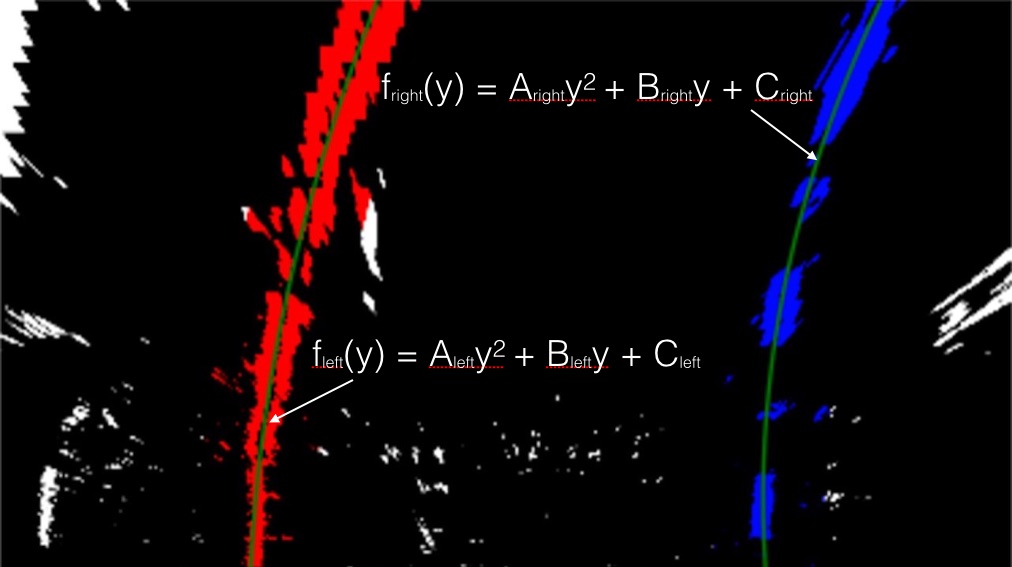
#> input picture examples/color_fit_lines.jpg, 1012 x 567 px; its folder holds only this picture in this run
$ python -i methods_sliding_window.py   (imports and definitions only)   (Python 2 division)   (older library calls are emulated)
#> lines starting #> are read from the running program, lines starting #| are printed output that depends on the picture; after the words box and inside, x2 and y2 are one past the last pixel; in counts of white or black regions, pixels touching at a corner belong together
### methods.py
import numpy as np
import cv2
import glob
import matplotlib.pyplot as plt
import matplotlib.image as mpimg
import pickle
from moviepy.editor import VideoFileClip
from tqdm import tqdm

def load_calibration():
    calib = pickle.load(open("calibration.pkl", "rb"))
    print("Calibration Loaded")
    return calib[0], calib[1]

#load calibration
mtx, dist = load_calibration()
#> (reads calibration.pkl from the repository)

img_size = (1280, 720)

def load_transforms():
    #load perspective vars
    src = np.float32([[  585.0-10,  460.0],
               [ 0.0,  720.0],
               [ 1280.0,  720.0],
               [ 695.0+10,  460.0]])

    dst = np.float32([[320, 0],
                      [320, 720],
                      [960, 720],
                        [960, 0]])

    M = cv2.getPerspectiveTransform(src, dst)
    Minv = cv2.getPerspectiveTransform(dst, src)
    return M, Minv

M, Minv = load_transforms()

def undistort(img):
    undist = cv2.undistort(img, mtx, dist)
    return undist

def fast_unwarp_lane(img):
    global dist, mtx, img_size
    undist = cv2.undistort(img, mtx, dist)
    out = cv2.warpPerspective(undist, M, img_size, flags=cv2.INTER_LINEAR)
    return out

# [39 lines left out: functions fast_warp_lane, process_video, plot_images, plot_images_save, not called in this run]

def abs_sobel_thresh(img_gray, orient='x', ksize=3,  thresh=(20,100)):
    sobel = None
    if orient=='x':
        sobel = cv2.Sobel(img_gray, cv2.CV_64F, 1, 0, ksize=ksize)
    else:
        sobel = cv2.Sobel(img_gray, cv2.CV_64F, 0, 1, ksize=ksize)
    abs_sobel = np.absolute(sobel)
    scaled = np.uint8(255*abs_sobel/np.max(abs_sobel))

    binary_output = np.zeros_like(scaled)
    binary_output[(scaled >= thresh[0]) & (scaled <= thresh[1])] = 1

    return binary_output

def mag_thresh(gray, ksize=9, thresh=(20,80)):
    sobelx = cv2.Sobel(gray, cv2.CV_64F, 1, 0, ksize=ksize)
    sobely = cv2.Sobel(gray, cv2.CV_64F, 0, 1, ksize=ksize)
    abssolxy = np.sqrt(sobelx ** 2 + sobely ** 2)
    scaledxy = (abssolxy*255/np.max(abssolxy)).astype(np.uint8)
    binary_output = np.zeros_like(scaledxy)
    binary_output[(scaledxy >= thresh[0]) & (scaledxy <= thresh[1])] = 1
    return binary_output

def dir_thresh(gray, ksize=15, thresh=(0.0, np.pi/2)):
    sobelx = cv2.Sobel(gray, cv2.CV_64F, 1, 0, ksize=ksize)
    abssobelx = np.absolute(sobelx)
    sobely = cv2.Sobel(gray, cv2.CV_64F, 0, 1, ksize=ksize)
    abssobely = np.absolute(sobely)

    abssobelxy = np.arctan2(abssobely,abssobelx)

    binary_output = np.zeros(abssobelxy.shape, dtype=np.uint8)
    binary_output[(abssobelxy >= thresh[0]) & (abssobelxy <= thresh[1])] = 1
    return binary_output

def hsv_select(image_hsv):
    i_h = image_hsv[:,:,0]
    i_s = image_hsv[:,:,1]
    i_v = image_hsv[:,:,2]

    i_h = cv2.equalizeHist(i_h)
    i_s = cv2.equalizeHist(i_s)
    i_v = cv2.equalizeHist(i_v)

    res = np.zeros_like(i_h).astype(np.uint8)
    res[(i_s > 200)  & (i_v > 150) ]  = 1 #yellow only
    res[(i_s<80) & (i_v > 240)]  = 1 #white only

    return res

def hsv_debug(img):
    img_hsv = cv2.cvtColor(img, cv2.COLOR_RGB2HSV)
    i_h = img_hsv[:,:,0]
    i_s = img_hsv[:,:,1]
    i_v = img_hsv[:,:,2]

    i_h_e = cv2.equalizeHist(i_h)
    i_s_e = cv2.equalizeHist(i_s)
    i_v_e = cv2.equalizeHist(i_v)

    return i_h_e, i_s_e, i_v_e

def apply_stage_1(img_gray):
    x_image = abs_sobel_thresh(img_gray, orient='x', ksize=3, thresh=(20,200))
    y_image = abs_sobel_thresh(img_gray, orient='y', ksize=3, thresh=(20,200))
    xy_image = mag_thresh(img_gray, ksize=9, thresh=(20,100))
    dir_image = dir_thresh(img_gray, ksize=9, thresh=(0.7, 1.3))

    img_stage_1 = np.zeros_like(x_image)
    img_stage_1[(x_image == 1) | ((xy_image == 1) & (dir_image == 1))]  = 1 #dir_image is not working after lot of trials and error.
    #img_stage_1[((x_image == 1) | (y_image == 1))]  = 1
    return img_stage_1

def apply_thresholds(img):
    img = cv2.undistort(img, mtx, dist, None, mtx)
    img_hsv = cv2.cvtColor(img, cv2.COLOR_RGB2HSV)
    img_hsv_s = cv2.equalizeHist(img_hsv[:,:,2])

    stage_1 = apply_stage_1(img_hsv_s) #sending S channel as gray for sobel thresholding
    stage_2 = hsv_select(img_hsv)

    # hsv is generally better overall. x/y only on certain occasions.
    #res = (stage_1 * 72) + (stage_2 * 182) # lot of trials, got this. hsv is prominent, but xy sobel is when hsv is not working.
    res = stage_1 + stage_2
    binary_out = np.zeros_like(res)
    binary_out[res > 100] = 1
    return res, stage_1, stage_2

### methods_sliding_window.py

import numpy as np
import cv2
import glob
import matplotlib.pyplot as plt
import matplotlib.image as mpimg
import pickle
from moviepy.editor import VideoFileClip
from tqdm import tqdm
from methods import *


class Line:
    def __init__(self):
        self.lane_inds = []
        #polynomial coefficients averaged over the last n iterations
        self.best_fit = None
        #polynomial coefficients for the most recent fit
        self.current_fit = np.array([False])
        self.previous_fit = []
        #radius of curvature of the line in some units
        self.radius_of_curvature = 0
        #error between current_fit and previous_fit
        self.curr_err = 0.0

class Lane:


    def __init__(self):
        self.left = Line()
        self.right = Line()
        self.debug_image = np.zeros((1080, 1920, 3), dtype=np.uint8)

    def binary_warped(self, img):
        res, st1, st2 = apply_thresholds(img)
        res_rgb = np.dstack((res, res, res))*255
        st1_rgb = np.dstack((st1, st1, st1))*255
        st2_rgb = np.dstack((st2, st2, st2))*255
        lane = fast_unwarp_lane(res_rgb)
        st1_uw = fast_unwarp_lane(st1_rgb)
        st2_uw = fast_unwarp_lane(st2_rgb)

        binary_warped = lane[:,:,2]


        #following only used for debugging pipeline
        self.debug_image[840:1080,   0:320] = cv2.resize(st1_uw, (320, 240), interpolation=cv2.INTER_AREA)
        self.debug_image[840:1080, 320:640] = cv2.resize(st2_uw, (320, 240), interpolation=cv2.INTER_AREA)
        self.debug_image[840:1080, 640:960] = cv2.resize(lane, (320, 240), interpolation=cv2.INTER_AREA)


        cv2.rectangle(self.debug_image,(0,840),(320,1080),(0,255,255), 2)
        cv2.rectangle(self.debug_image,(320,840),(640,1080),(0,255,255), 2)
        cv2.rectangle(self.debug_image,(640,840),(960,1080),(0,255,255), 2)

        a,b,c = hsv_debug(img)
        a = fast_unwarp_lane(np.dstack((a,a,a))*255)
        b = fast_unwarp_lane(np.dstack((b,b,b))*255)
        c = fast_unwarp_lane(np.dstack((c,c,c))*255)
        self.debug_image[0:240, 1600:1920] = cv2.resize(a, (320, 240), interpolation=cv2.INTER_AREA)
        self.debug_image[240:480,  1600:1920] = cv2.resize(b, (320, 240), interpolation=cv2.INTER_AREA)
        self.debug_image[480:720,  1600:1920] = cv2.resize(c, (320, 240), interpolation=cv2.INTER_AREA)

        return binary_warped

    def sliding_window(self, img):
        binary_warped = self.binary_warped(img)

        if self.left.current_fit.size > 0:
            out = self.sliding_first(binary_warped)
        else:
            out = self.sliding_next(binary_warped)

        self.draw_search_window_area(binary_warped, d1=960, d2=1280) #plot before dropping fit
        self.process_fits()
        out = self.draw_projection(binary_warped)
        self.draw_search_window_area(binary_warped)

        return out


    def sliding_first(self, binary_warped):
        # Takins in binary warped, and returns sliding window drawn image with
        # left right inds colored

        # Take a histogram of the bottom half of the image
        histogram = np.sum(binary_warped[binary_warped.shape[0]/2:,:], axis=0)
        # Create an output image to draw on and  visualize the result
        out_img = np.dstack((binary_warped, binary_warped, binary_warped))*255
        # Find the peak of the left and right halves of the histogram
        # These will be the starting point for the left and right lines
        midpoint = np.int(histogram.shape[0]/2)
        leftx_base = np.argmax(histogram[:midpoint])
        rightx_base = np.argmax(histogram[midpoint:]) + midpoint

        # Choose the number of sliding windows
        nwindows = 9
        # Set height of windows
        window_height = np.int(binary_warped.shape[0]/nwindows)
        # Identify the x and y positions of all nonzero pixels in the image
        nonzero = binary_warped.nonzero()
        nonzeroy = np.array(nonzero[0])
        nonzerox = np.array(nonzero[1])
        # Current positions to be updated for each window
        leftx_current = leftx_base
        rightx_current = rightx_base
        # Set the width of the windows +/- margin
        margin = 100
        # Set minimum number of pixels found to recenter window
        minpix = 50
        # Create empty lists to receive left and right lane pixel indices
        self.left.lane_inds = []
        self.right.lane_inds = []

        # Step through the windows one by one
        for window in range(nwindows):
            # Identify window boundaries in x and y (and right and left)
            win_y_low = binary_warped.shape[0] - (window+1)*window_height
            win_y_high = binary_warped.shape[0] - window*window_height
            win_xleft_low = leftx_current - margin
            win_xleft_high = leftx_current + margin
            win_xright_low = rightx_current - margin
            win_xright_high = rightx_current + margin
            # Draw the windows on the visualization image
            cv2.rectangle(out_img,(win_xleft_low,win_y_low),(win_xleft_high,win_y_high),(0,255,0), 2)
            cv2.rectangle(out_img,(win_xright_low,win_y_low),(win_xright_high,win_y_high),(0,255,0), 2)
            # Identify the nonzero pixels in x and y within the window
            good_left_inds = ((nonzeroy >= win_y_low) & (nonzeroy < win_y_high) & (nonzerox >= win_xleft_low) & (nonzerox < win_xleft_high)).nonzero()[0]
            good_right_inds = ((nonzeroy >= win_y_low) & (nonzeroy < win_y_high) & (nonzerox >= win_xright_low) & (nonzerox < win_xright_high)).nonzero()[0]
            # Append these indices to the lists
            self.left.lane_inds.append(good_left_inds)
            self.right.lane_inds.append(good_right_inds)
            # If you found > minpix pixels, recenter next window on their mean position
            if len(good_left_inds) > minpix:
                leftx_current = np.int(np.mean(nonzerox[good_left_inds]))
            if len(good_right_inds) > minpix:
                rightx_current = np.int(np.mean(nonzerox[good_right_inds]))

        # Concatenate the arrays of indices
        self.left.lane_inds = np.concatenate(self.left.lane_inds)
        self.right.lane_inds = np.concatenate(self.right.lane_inds)

        # Extract left and right line pixel positions
        leftx = nonzerox[self.left.lane_inds]
        lefty = nonzeroy[self.left.lane_inds]
        rightx = nonzerox[self.right.lane_inds]
        righty = nonzeroy[self.right.lane_inds]

        # Fit a second order polynomial to each
        self.left.current_fit = np.polyfit(lefty, leftx, 2)
        self.right.current_fit = np.polyfit(righty, rightx, 2)

        # Generate x and y values for plotting
        ploty = np.linspace(0, binary_warped.shape[0]-1, binary_warped.shape[0] )
        left_fitx = self.left.current_fit[0]*ploty**2 + self.left.current_fit[1]*ploty + self.left.current_fit[2]
        right_fitx = self.right.current_fit[0]*ploty**2 + self.right.current_fit[1]*ploty + self.right.current_fit[2]

        out_img[nonzeroy[self.left.lane_inds], nonzerox[self.left.lane_inds]] = [255, 0, 0]
        out_img[nonzeroy[self.right.lane_inds], nonzerox[self.right.lane_inds]] = [0, 0, 255]

        return out_img

    # [20 lines left out: function sliding_next, not called in this run]


    def draw_search_window_area(self, binary_warped, d1=1280, d2=1600):
        # Create an image to draw on and an image to show the selection window
        out_img = np.dstack((binary_warped, binary_warped, binary_warped))*255
        window_img = np.zeros_like(out_img)
        nonzero = binary_warped.nonzero()
        nonzeroy = np.array(nonzero[0])
        nonzerox = np.array(nonzero[1])
        # Color in left and right line pixels
        out_img[nonzeroy[self.left.lane_inds], nonzerox[self.left.lane_inds]] = [255, 0, 0]
        out_img[nonzeroy[self.right.lane_inds], nonzerox[self.right.lane_inds]] = [0, 0, 255]

        # Generate x and y values for plotting
        ploty = np.linspace(0, binary_warped.shape[0]-1, binary_warped.shape[0] )
        left_fitx = self.left.current_fit[0]*ploty**2 + self.left.current_fit[1]*ploty + self.left.current_fit[2]
        right_fitx = self.right.current_fit[0]*ploty**2 + self.right.current_fit[1]*ploty + self.right.current_fit[2]
        # Generate a polygon to illustrate the search window area
        # And recast the x and y points into usable format for cv2.fillPoly()
        margin = 100
        left_line_window1 = np.array([np.transpose(np.vstack([left_fitx-margin, ploty]))])
        left_line_window2 = np.array([np.flipud(np.transpose(np.vstack([left_fitx+margin, ploty])))])
        left_line_pts = np.hstack((left_line_window1, left_line_window2))
        right_line_window1 = np.array([np.transpose(np.vstack([right_fitx-margin, ploty]))])
        right_line_window2 = np.array([np.flipud(np.transpose(np.vstack([right_fitx+margin, ploty])))])
        right_line_pts = np.hstack((right_line_window1, right_line_window2))

        # Draw the lane onto the warped blank image
        cv2.fillPoly(window_img, np.int_([left_line_pts]), (0,255, 0))
        cv2.fillPoly(window_img, np.int_([right_line_pts]), (0,255, 0))
        result = cv2.addWeighted(out_img, 1, window_img, 0.3, 0)

        self.debug_image[840:1080, d1:d2] = cv2.resize(result, (320, 240), interpolation=cv2.INTER_AREA)
        cv2.rectangle(self.debug_image,(960,840),(1280,1080),(0,255,255), 2)

        return result

    def process_fits(self):
        last_n = 5

        #measure the error between fits and store into curr_err.
        if self.left is not None and self.left.current_fit is not None and len(self.left.previous_fit)>0:
            # [5 lines of commented-out code are left out]
            err_p = np.mean((self.left.current_fit - self.left.previous_fit[-1])**2) #/np.sum(right_fit_prev[0]**2)
            err_p = np.sqrt(err_p)
            self.left.curr_err = err_p

            #right_fitx = self.right.current_fit[0]*ploty**2 + self.right.current_fit[1]*ploty + self.right.current_fit[2]
            #right_prev_fitx = self.right.previous_fit[-1][0]*ploty**2 + self.right.previous_fit[-1][1]*ploty + self.right.previous_fit[-1][2]
            #err_p = np.mean((right_fitx - right_prev_fitx)**2) #/np.sum(right_fit_prev[0]**2)
            err_p = np.mean((self.right.current_fit - self.right.previous_fit[-1])**2) #/np.sum(right_fit_prev[0]**2)
            err_p = np.sqrt(err_p)
            self.right.curr_err = err_p
        else:
            self.left.curr_err = 0.0
            self.right.curr_err = 0.0

            #if error is too high, drop the current_fit and use previous_fit
        if self.left.curr_err > 50.0:
            self.left.current_fit = self.left.best_fit

        if self.right.curr_err > 50.0:
            self.right.current_fit = self.right.best_fit

            #average the fit over last_n iterations
        self.left.previous_fit.append(self.left.current_fit)
        if len(self.left.previous_fit) > last_n:
            self.left.previous_fit = self.left.previous_fit[1:]
        self.left.best_fit = np.average(self.left.previous_fit, axis=0)


        self.right.previous_fit.append(self.right.current_fit)
        if len(self.right.previous_fit) > last_n:
            self.right.previous_fit = self.right.previous_fit[1:]
        self.right.best_fit = np.average(self.right.previous_fit, axis=0)

        #assign the best_fit / averate to current_fit for next steps
        self.left.current_fit = self.left.best_fit
        self.right.current_fit = self.right.best_fit


    # [45 lines left out: function draw_curvature, not called in this run]


    def draw_projection(self, binary_warped):
        #draws the projection and returns color image

        # Create an image to draw the lines on
        warp_zero = np.zeros_like(binary_warped).astype(np.uint8)
        color_warp = np.dstack((warp_zero, warp_zero, warp_zero))

        # Recast the x and y points into usable format for cv2.fillPoly()
        ploty = np.linspace(0, binary_warped.shape[0]-1, binary_warped.shape[0] )
        left_fitx = self.left.current_fit[0]*ploty**2 + self.left.current_fit[1]*ploty + self.left.current_fit[2]
        right_fitx = self.right.current_fit[0]*ploty**2 + self.right.current_fit[1]*ploty + self.right.current_fit[2]

        pts_left = np.array([np.transpose(np.vstack([left_fitx, ploty]))])
        pts_right = np.array([np.flipud(np.transpose(np.vstack([right_fitx, ploty])))])
        pts = np.hstack((pts_left, pts_right))

        cv2.fillPoly(color_warp, np.int_([pts]), (0,255, 0))

        self.debug_image[480:720, 1280:1600] = cv2.resize(color_warp, (320, 240), interpolation=cv2.INTER_AREA)

        return color_warp

    # [15 lines left out: function draw_lane_deviation, not called in this run]

>>> import cv2
>>> picture = cv2.imread('examples/color_fit_lines.jpg')
#> picture is the input picture: shape (567, 1012, 3); mean B, G, R 11.4, 8.2, 15.7
>>> result = Lane().sliding_window(picture)
#> in apply_stage_1, `x_image = abs_sobel_thresh(img_gray, orient='x', ksize=3, thresh=(20,2..`:
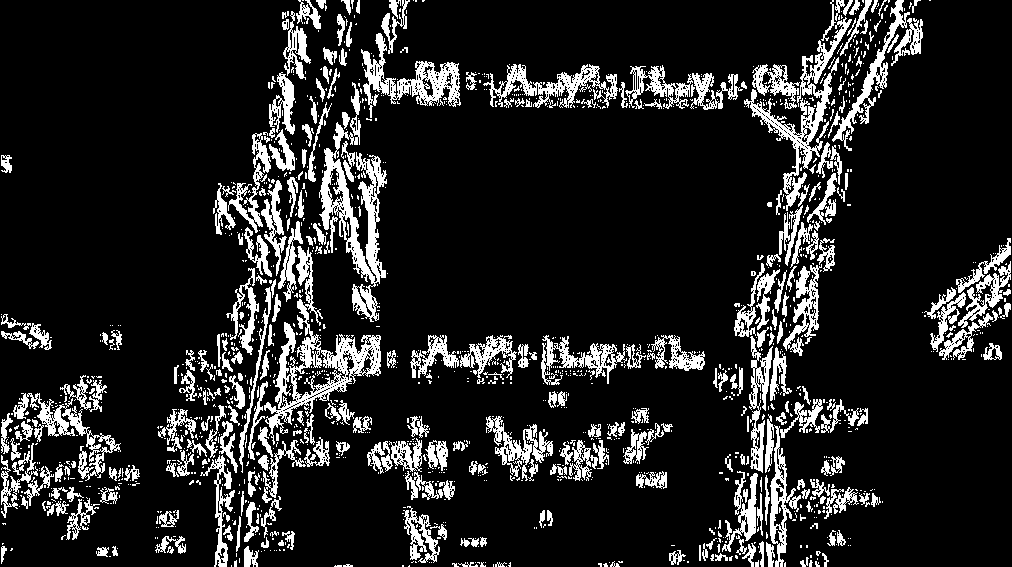
#> x_image: shape (567, 1012); values 0 (black) and 1 (white), 14.2% white; 1419 white regions (1091 under 20 px), largest, box (x1, y1, x2, y2) and area: (264, 246, 381, 445) 4654, (319, 82, 387, 322) 4571, (744, 17, 852, 211) 3360
#> call 2 of abs_sobel_thresh, with orient = 'y', ksize = 3, thresh = (20, 200)
#> in abs_sobel_thresh (call 2), `sobel = cv2.Sobel(img_gray, cv2.CV_64F, 0, 1, ksize=ksize)`:
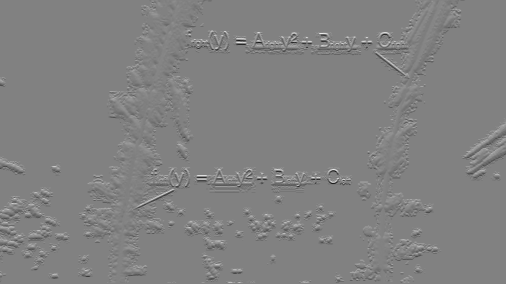
#> sobel: shape (567, 1012) float64 (shown at 1/2 size); min -1011, max 973, mean -0.2; drawn with min black and max white
#> in fast_unwarp_lane, `out = cv2.warpPerspective(undist, M, img_size, flags=cv2.INTER_LINEAR)`:
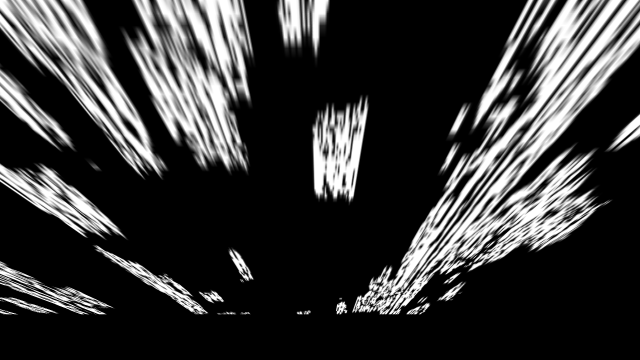
#> out: shape (720, 1280, 3) (shown at 1/2 size); min 0, max 255, mean 55.5
#> in hsv_debug, `i_s = img_hsv[:,:,1]`:
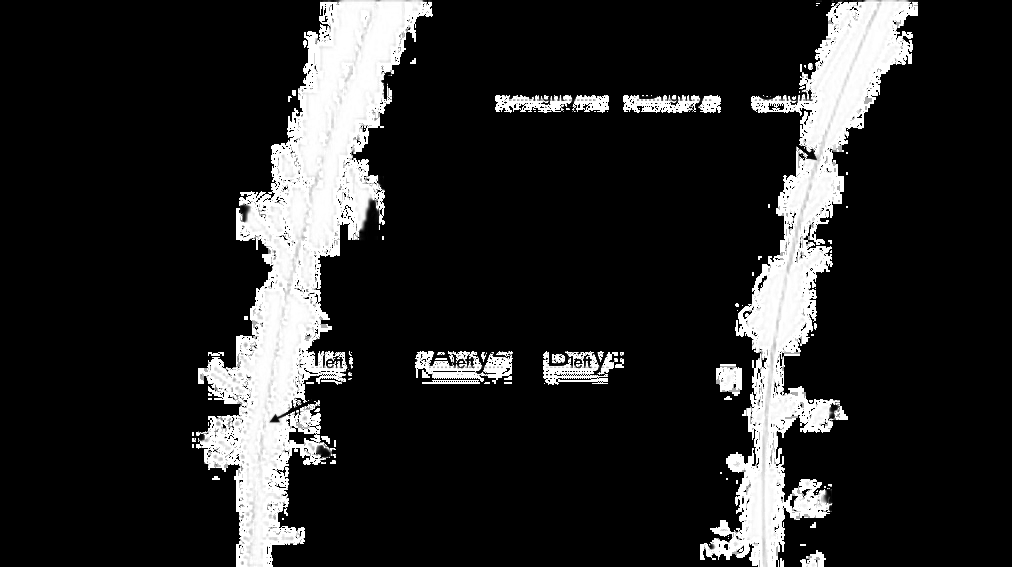
#> i_s: shape (567, 1012); min 0, max 255, mean 38.2
#> in sliding_first, `histogram = np.sum(binary_warped[binary_warped.shape[0]/2:,:], axis=0)`: histogram = 1280 values, max 36089 at index 901, min 0 at index 509, mean 11878.6
#> in sliding_first, `leftx_base = np.argmax(histogram[:midpoint])`: leftx_base = 160
#> in sliding_first, `rightx_base = np.argmax(histogram[midpoint:]) + midpoint`: rightx_base = 901
#> in sliding_first, `nonzero = binary_warped.nonzero()`: nonzero = 327737 positions, rows 0 to 628, columns 0 to 1279
#> in sliding_first, `leftx_current = leftx_base`: leftx_current = 160
#> in sliding_first, `rightx_current = rightx_base`: rightx_current = 901
#> the loop in sliding_first, `for window in range(nwindows):` made 9 passes
#> (win_xleft_low, win_xleft_high, win_xright_low, win_xright_high, leftx_current, rightx_current) on passes 2 to 5: (60, 260, 801, 1001, 129, 848), (29, 229, 748, 948, 133, 864), (33, 233, 764, 964, 156, 904), (56, 256, 804, 1004, 106, 946)
#> in draw_search_window_area, `nonzero = binary_warped.nonzero()`: nonzero = 327737 positions, rows 0 to 628, columns 0 to 1279
